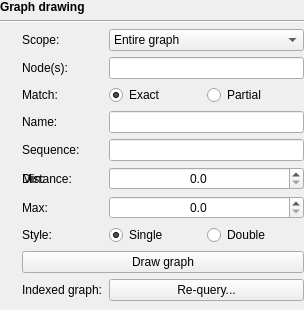
         <widget class="QWidget" name="graphDrawingWidget" native="true">
          <property name="enabled">
           <bool>true</bool>
          </property>
          <layout class="QVBoxLayout" name="verticalLayout_2">
           <property name="leftMargin">
            <number>0</number>
           </property>
           <property name="topMargin">
            <number>0</number>
           </property>
           <property name="rightMargin">
            <number>0</number>
           </property>
           <property name="bottomMargin">
            <number>0</number>
           </property>
           <item>
            <widget class="QLabel" name="label_5">
             <property name="font">
              <font>
               <bold>true</bold>
              </font>
             </property>
             <property name="text">
              <string>Graph drawing</string>
             </property>
            </widget>
           </item>
           <item>
            <widget class="Line" name="line">
             <property name="orientation">
              <enum>Qt::Horizontal</enum>
             </property>
            </widget>
           </item>
           <item>
            <widget class="QWidget" name="graphDrawingWidget_2" native="true">
             <layout class="QGridLayout" name="graphDrawingGridLayout">
              <property name="leftMargin">
               <number>0</number>
              </property>
              <property name="topMargin">
               <number>0</number>
              </property>
              <property name="rightMargin">
               <number>0</number>
              </property>
              <item row="2" column="0">
               <widget class="InfoTextWidget" name="startingNodesMatchTypeInfoText" native="true">
                <property name="enabled">
                 <bool>true</bool>
                </property>
                <property name="sizePolicy">
                 <sizepolicy hsizetype="Fixed" vsizetype="Fixed">
                  <horstretch>0</horstretch>
                  <verstretch>0</verstretch>
                 </sizepolicy>
                </property>
                <property name="minimumSize">
                 <size>
                  <width>16</width>
                  <height>16</height>
                 </size>
                </property>
                <property name="toolTip">
                 <string>When 'Exact' match is used, the graph will only be drawn around nodes that exactly match your above input.&lt;br&gt;&lt;br&gt;
When 'Partial' match is used, the graph will be drawn around nodes where any part of their name matches your above input.</string>
                </property>
               </widget>
              </item>
              <item row="1" column="0">
               <widget class="InfoTextWidget" name="startingNodesInfoText" native="true">
                <property name="enabled">
                 <bool>true</bool>
                </property>
                <property name="sizePolicy">
                 <sizepolicy hsizetype="Fixed" vsizetype="Fixed">
                  <horstretch>0</horstretch>
                  <verstretch>0</verstretch>
                 </sizepolicy>
                </property>
                <property name="minimumSize">
                 <size>
                  <width>16</width>
                  <height>16</height>
                 </size>
                </property>
                <property name="toolTip">
                 <string>Enter a comma-delimited list of node names here. This will define which regions of the graph will be drawn.&lt;br&gt;&lt;br&gt;
When in double mode, you can include '+' or '-' at the end of the node name to specify which strand to draw. If you do not include '+' or '-', then nodes for both strands will be drawn.</string>
                </property>
               </widget>
              </item>
              <item row="0" column="0">
               <widget class="InfoTextWidget" name="graphScopeInfoText" native="true">
                <property name="sizePolicy">
                 <sizepolicy hsizetype="Fixed" vsizetype="Fixed">
                  <horstretch>0</horstretch>
                  <verstretch>0</verstretch>
                 </sizepolicy>
                </property>
                <property name="minimumSize">
                 <size>
                  <width>16</width>
                  <height>16</height>
                 </size>
                </property>
                <property name="toolTip">
                 <string>&lt;html&gt;&lt;head/&gt;&lt;body&gt;&lt;p&gt;This controls how much of the assembly graph will be drawn: &lt;/p&gt;&lt;ul style=&quot;margin-top: 0px; margin-bottom: 0px; margin-left: 0px; margin-right: 0px; -qt-list-indent: 1;&quot;&gt;&lt;li style=&quot; margin-top:12px; margin-bottom:0px; margin-left:0px; margin-right:0px; -qt-block-indent:0; text-indent:0px;&quot;&gt;'Entire graph': all nodes in the graph will be drawn. This is appropriate for smaller graphs, but large graphs may take longer and use large amounts of memory to draw in their entirety.&lt;/li&gt;&lt;li style=&quot; margin-top:0px; margin-bottom:0px; margin-left:0px; margin-right:0px; -qt-block-indent:0; text-indent:0px;&quot;&gt;'Around nodes': you can specify nodes and a distance to limit the drawing to a smaller region of the graph.&lt;/li&gt;&lt;li style=&quot; margin-top:0px; margin-bottom:0px; margin-left:0px; margin-right:0px; -qt-block-indent:0; text-indent:0px;&quot;&gt;'Around query hits': if you have conducted a graph search on this graph, this option will draw the region(s) of the graph around nodes that contain hits.&lt;/li&gt;&lt;li style=&quot; margin-top:0px; margin-bottom:12px; margin-left:0px; margin-right:0px; -qt-block-indent:0; text-indent:0px;&quot;&gt;'Around connected component': draw the entire connected component(s) containing the specified nodes, paths and/or walks. Separate multiple names with commas.&lt;/li&gt;&lt;/ul&gt;&lt;/body&gt;&lt;/html&gt;</string>
                </property>
               </widget>
              </item>
              <item row="2" column="2">
               <widget class="QWidget" name="startingNodesMatchTypeWidget" native="true">
                <layout class="QHBoxLayout" name="horizontalLayout_5">
                 <property name="spacing">
                  <number>0</number>
                 </property>
                 <property name="leftMargin">
                  <number>0</number>
                 </property>
                 <property name="topMargin">
                  <number>0</number>
                 </property>
                 <property name="rightMargin">
                  <number>0</number>
                 </property>
                 <property name="bottomMargin">
                  <number>0</number>
                 </property>
                 <item>
                  <widget class="QRadioButton" name="startingNodesExactMatchRadioButton">
                   <property name="sizePolicy">
                    <sizepolicy hsizetype="Minimum" vsizetype="Fixed">
                     <horstretch>0</horstretch>
                     <verstretch>0</verstretch>
                    </sizepolicy>
                   </property>
                   <property name="focusPolicy">
                    <enum>Qt::StrongFocus</enum>
                   </property>
                   <property name="text">
                    <string>Exact</string>
                   </property>
                   <property name="checked">
                    <bool>true</bool>
                   </property>
                  </widget>
                 </item>
                 <item>
                  <widget class="QRadioButton" name="startingNodesPartialMatchRadioButton">
                   <property name="sizePolicy">
                    <sizepolicy hsizetype="Minimum" vsizetype="Fixed">
                     <horstretch>0</horstretch>
                     <verstretch>0</verstretch>
                    </sizepolicy>
                   </property>
                   <property name="focusPolicy">
                    <enum>Qt::StrongFocus</enum>
                   </property>
                   <property name="text">
                    <string>Partial</string>
                   </property>
                  </widget>
                 </item>
                </layout>
               </widget>
              </item>
              <item row="3" column="0">
               <widget class="InfoTextWidget" name="pathSelectionInfoText" native="true">
                <property name="enabled">
                 <bool>true</bool>
                </property>
                <property name="sizePolicy">
                 <sizepolicy hsizetype="Fixed" vsizetype="Fixed">
                  <horstretch>0</horstretch>
                  <verstretch>0</verstretch>
                 </sizepolicy>
                </property>
                <property name="minimumSize">
                 <size>
                  <width>16</width>
                  <height>16</height>
                 </size>
                </property>
               </widget>
              </item>
              <item row="3" column="1">
               <widget class="QLabel" name="pathSelectionLabel">
                <property name="enabled">
                 <bool>true</bool>
                </property>
                <property name="text">
                 <string>Name:</string>
                </property>
               </widget>
              </item>
              <item row="3" column="2">
               <widget class="QLineEdit" name="pathSelectionLineEdit">
                <property name="enabled">
                 <bool>true</bool>
                </property>
                <property name="sizePolicy">
                 <sizepolicy hsizetype="Minimum" vsizetype="Fixed">
                  <horstretch>0</horstretch>
                  <verstretch>0</verstretch>
                 </sizepolicy>
                </property>
                <property name="focusPolicy">
                 <enum>Qt::StrongFocus</enum>
                </property>
               </widget>
              </item>
              <item row="4" column="0">
               <widget class="InfoTextWidget" name="walkSelectionInfoText" native="true">
                <property name="enabled">
                 <bool>true</bool>
                </property>
                <property name="sizePolicy">
                 <sizepolicy hsizetype="Fixed" vsizetype="Fixed">
                  <horstretch>0</horstretch>
                  <verstretch>0</verstretch>
                 </sizepolicy>
                </property>
                <property name="minimumSize">
                 <size>
                  <width>16</width>
                  <height>16</height>
                 </size>
                </property>
               </widget>
              </item>
              <item row="4" column="1">
               <widget class="QLabel" name="walkSelectionLabel">
                <property name="enabled">
                 <bool>true</bool>
                </property>
                <property name="text">
                 <string>Sequence:</string>
                </property>
               </widget>
              </item>
              <item row="4" column="2">
               <widget class="QLineEdit" name="walkSelectionLineEdit">
                <property name="enabled">
                 <bool>true</bool>
                </property>
                <property name="sizePolicy">
                 <sizepolicy hsizetype="Minimum" vsizetype="Fixed">
                  <horstretch>0</horstretch>
                  <verstretch>0</verstretch>
                 </sizepolicy>
                </property>
                <property name="focusPolicy">
                 <enum>Qt::StrongFocus</enum>
                </property>
               </widget>
              </item>
              <item row="5" column="0">
               <widget class="InfoTextWidget" name="nodeDistanceInfoText" native="true">
                <property name="enabled">
                 <bool>true</bool>
                </property>
                <property name="sizePolicy">
                 <sizepolicy hsizetype="Fixed" vsizetype="Fixed">
                  <horstretch>0</horstretch>
                  <verstretch>0</verstretch>
                 </sizepolicy>
                </property>
                <property name="minimumSize">
                 <size>
                  <width>16</width>
                  <height>16</height>
                 </size>
                </property>
               </widget>
              </item>
              <item row="5" column="1">
               <widget class="QLabel" name="nodeDistanceLabel">
                <property name="enabled">
                 <bool>true</bool>
                </property>
                <property name="text">
                 <string>Distance:</string>
                </property>
               </widget>
              </item>
              <item row="5" column="2">
               <widget class="QSpinBox" name="nodeDistanceSpinBox">
                <property name="enabled">
                 <bool>true</bool>
                </property>
                <property name="sizePolicy">
                 <sizepolicy hsizetype="Minimum" vsizetype="Fixed">
                  <horstretch>0</horstretch>
                  <verstretch>0</verstretch>
                 </sizepolicy>
                </property>
                <property name="focusPolicy">
                 <enum>Qt::StrongFocus</enum>
                </property>
                <property name="alignment">
                 <set>Qt::AlignCenter</set>
                </property>
                <property name="maximum">
                 <number>10000</number>
                </property>
               </widget>
              </item>
              <item row="11" column="0">
               <widget class="InfoTextWidget" name="indexQueryInfoText" native="true">
                <property name="sizePolicy">
                 <sizepolicy hsizetype="Fixed" vsizetype="Fixed">
                  <horstretch>0</horstretch>
                  <verstretch>0</verstretch>
                 </sizepolicy>
                </property>
                <property name="minimumSize">
                 <size>
                  <width>16</width>
                  <height>16</height>
                 </size>
                </property>
                <property name="toolTip">
                 <string>Opens the query window of the gfaidx index the current graph was loaded from, the same one shown when an indexed graph is opened. Run a new subgraph (start nodes) or region (path or walk interval) query there to replace the graph now shown, or load the complete graph. Only available when the current graph was loaded from an index.</string>
                </property>
               </widget>
              </item>
              <item row="11" column="1">
               <widget class="QLabel" name="indexQueryLabel">
                <property name="sizePolicy">
                 <sizepolicy hsizetype="Minimum" vsizetype="Preferred">
                  <horstretch>0</horstretch>
                  <verstretch>0</verstretch>
                 </sizepolicy>
                </property>
                <property name="text">
                 <string>Indexed graph:</string>
                </property>
               </widget>
              </item>
              <item row="11" column="2">
               <widget class="QPushButton" name="indexQueryButton">
                <property name="focusPolicy">
                 <enum>Qt::StrongFocus</enum>
                </property>
                <property name="text">
                 <string>Re-query...</string>
                </property>
               </widget>
              </item>
              <item row="7" column="0">
               <widget class="InfoTextWidget" name="nodeStyleInfoText" native="true">
                <property name="sizePolicy">
                 <sizepolicy hsizetype="Fixed" vsizetype="Fixed">
                  <horstretch>0</horstretch>
                  <verstretch>0</verstretch>
                 </sizepolicy>
                </property>
                <property name="minimumSize">
                 <size>
                  <width>16</width>
                  <height>16</height>
                 </size>
                </property>
                <property name="toolTip">
                 <string>'Single' mode will only one node for each positive/negative pair. This produces a simpler graph visualisation, but strand-specific sequences and directionality will be less clear.&lt;br&gt;&lt;br&gt;
'Double' mode will draw both nodes and their complement nodes. The nodes will show directionality with an arrow head. They will initially be drawn on top of each other, but can be manually moved to separate them.</string>
                </property>
               </widget>
              </item>
              <item row="7" column="2">
               <widget class="QWidget" name="nodeStyleWidget" native="true">
                <layout class="QHBoxLayout" name="horizontalLayout_6">
                 <property name="spacing">
                  <number>0</number>
                 </property>
                 <property name="leftMargin">
                  <number>0</number>
                 </property>
                 <property name="topMargin">
                  <number>0</number>
                 </property>
                 <property name="rightMargin">
                  <number>0</number>
                 </property>
                 <property name="bottomMargin">
                  <number>0</number>
                 </property>
                 <item>
                  <widget class="QRadioButton" name="singleNodesRadioButton">
                   <property name="sizePolicy">
                    <sizepolicy hsizetype="Minimum" vsizetype="Fixed">
                     <horstretch>0</horstretch>
                     <verstretch>0</verstretch>
                    </sizepolicy>
                   </property>
                   <property name="focusPolicy">
                    <enum>Qt::StrongFocus</enum>
                   </property>
                   <property name="text">
                    <string>Single</string>
                   </property>
                   <property name="checked">
                    <bool>true</bool>
                   </property>
                  </widget>
                 </item>
                 <item>
                  <widget class="QRadioButton" name="doubleNodesRadioButton">
                   <property name="sizePolicy">
                    <sizepolicy hsizetype="Minimum" vsizetype="Fixed">
                     <horstretch>0</horstretch>
                     <verstretch>0</verstretch>
                    </sizepolicy>
                   </property>
                   <property name="focusPolicy">
                    <enum>Qt::StrongFocus</enum>
                   </property>
                   <property name="text">
                    <string>Double</string>
                   </property>
                  </widget>
                 </item>
                </layout>
               </widget>
              </item>
              <item row="9" column="1" colspan="2">
               <widget class="QPushButton" name="drawGraphButton">
                <property name="focusPolicy">
                 <enum>Qt::StrongFocus</enum>
                </property>
                <property name="text">
                 <string>Draw graph</string>
                </property>
               </widget>
              </item>
              <item row="7" column="1">
               <widget class="QLabel" name="nodeStyleLabel">
                <property name="sizePolicy">
                 <sizepolicy hsizetype="Minimum" vsizetype="Preferred">
                  <horstretch>0</horstretch>
                  <verstretch>0</verstretch>
                 </sizepolicy>
                </property>
                <property name="text">
                 <string>Style:</string>
                </property>
               </widget>
              </item>
              <item row="1" column="1">
               <widget class="QLabel" name="startingNodesLabel">
                <property name="enabled">
                 <bool>true</bool>
                </property>
                <property name="sizePolicy">
                 <sizepolicy hsizetype="Minimum" vsizetype="Preferred">
                  <horstretch>0</horstretch>
                  <verstretch>0</verstretch>
                 </sizepolicy>
                </property>
                <property name="text">
                 <string>Node(s):</string>
                </property>
               </widget>
              </item>
              <item row="1" column="2">
               <widget class="QLineEdit" name="startingNodesLineEdit">
                <property name="enabled">
                 <bool>true</bool>
                </property>
                <property name="sizePolicy">
                 <sizepolicy hsizetype="Minimum" vsizetype="Fixed">
                  <horstretch>0</horstretch>
                  <verstretch>0</verstretch>
                 </sizepolicy>
                </property>
                <property name="focusPolicy">
                 <enum>Qt::StrongFocus</enum>
                </property>
               </widget>
              </item>
              <item row="0" column="2">
               <widget class="QComboBox" name="graphScopeComboBox">
                <property name="sizePolicy">
                 <sizepolicy hsizetype="Minimum" vsizetype="Fixed">
                  <horstretch>0</horstretch>
                  <verstretch>0</verstretch>
                 </sizepolicy>
                </property>
                <property name="focusPolicy">
                 <enum>Qt::StrongFocus</enum>
                </property>
                <item>
                 <property name="text">
                  <string>Entire graph</string>
                 </property>
                </item>
                <item>
                 <property name="text">
                  <string>Around nodes</string>
                 </property>
                </item>
                <item>
                 <property name="text">
                  <string>Around paths</string>
                 </property>
                </item>
                <item>
                 <property name="text">
                  <string>Around sequence walk</string>
                 </property>
                </item>
                <item>
                 <property name="text">
                  <string>Around query hits</string>
                 </property>
                </item>
                <item>
                 <property name="text">
                  <string>Depth range</string>
                 </property>
                </item>
                <item>
                 <property name="text">
                  <string>Around connected component</string>
                 </property>
                </item>
               </widget>
              </item>
              <item row="0" column="1">
               <widget class="QLabel" name="graphScopeLabel">
                <property name="sizePolicy">
                 <sizepolicy hsizetype="Minimum" vsizetype="Preferred">
                  <horstretch>0</horstretch>
                  <verstretch>0</verstretch>
                 </sizepolicy>
                </property>
                <property name="text">
                 <string>Scope:</string>
                </property>
               </widget>
              </item>
              <item row="2" column="1">
               <widget class="QLabel" name="startingNodesMatchTypeLabel">
                <property name="enabled">
                 <bool>true</bool>
                </property>
                <property name="sizePolicy">
                 <sizepolicy hsizetype="Minimum" vsizetype="Preferred">
                  <horstretch>0</horstretch>
                  <verstretch>0</verstretch>
                 </sizepolicy>
                </property>
                <property name="text">
                 <string>Match:</string>
                </property>
               </widget>
              </item>
              <item row="5" column="2">
               <widget class="QDoubleSpinBox" name="minDepthSpinBox">
                <property name="focusPolicy">
                 <enum>Qt::StrongFocus</enum>
                </property>
                <property name="alignment">
                 <set>Qt::AlignCenter</set>
                </property>
                <property name="decimals">
                 <number>1</number>
                </property>
                <property name="maximum">
                 <double>1000000.000000000000000</double>
                </property>
               </widget>
              </item>
              <item row="5" column="0">
               <widget class="InfoTextWidget" name="minDepthInfoText" native="true">
                <property name="sizePolicy">
                 <sizepolicy hsizetype="Fixed" vsizetype="Fixed">
                  <horstretch>0</horstretch>
                  <verstretch>0</verstretch>
                 </sizepolicy>
                </property>
                <property name="minimumSize">
                 <size>
                  <width>16</width>
                  <height>16</height>
                 </size>
                </property>
                <property name="toolTip">
                 <string>&lt;html&gt;&lt;head/&gt;&lt;body&gt;&lt;p&gt;This is the lower bound for the depth range. Nodes with a read &lt;/p&gt;&lt;p&gt;depth less than this value will not be drawn.&lt;/p&gt;&lt;/body&gt;&lt;/html&gt;</string>
                </property>
               </widget>
              </item>
              <item row="9" column="0">
               <widget class="InfoTextWidget" name="drawGraphInfoText" native="true">
                <property name="sizePolicy">
                 <sizepolicy hsizetype="Fixed" vsizetype="Fixed">
                  <horstretch>0</horstretch>
                  <verstretch>0</verstretch>
                 </sizepolicy>
                </property>
                <property name="minimumSize">
                 <size>
                  <width>16</width>
                  <height>16</height>
                 </size>
                </property>
                <property name="toolTip">
                 <string>&lt;html&gt;&lt;head/&gt;&lt;body&gt;&lt;p&gt;Clicking this button will conduct the graph layout and draw the graph to the screen. This process is fast for small graphs but can be resource-intensive for large graphs.&lt;br/&gt;&lt;br/&gt;The layout algorithm uses a random seed, so each time this button is clicked you will give different layouts of the same graph.&lt;/p&gt;&lt;/body&gt;&lt;/html&gt;</string>
                </property>
               </widget>
              </item>
              <item row="5" column="1">
               <widget class="QLabel" name="minDepthLabel">
                <property name="sizePolicy">
                 <sizepolicy hsizetype="Minimum" vsizetype="Preferred">
                  <horstretch>0</horstretch>
                  <verstretch>0</verstretch>
                 </sizepolicy>
                </property>
                <property name="text">
                 <string>Min:</string>
                </property>
               </widget>
              </item>
              <item row="6" column="0">
               <widget class="InfoTextWidget" name="maxDepthInfoText" native="true">
                <property name="sizePolicy">
                 <sizepolicy hsizetype="Fixed" vsizetype="Fixed">
                  <horstretch>0</horstretch>
                  <verstretch>0</verstretch>
                 </sizepolicy>
                </property>
                <property name="minimumSize">
                 <size>
                  <width>16</width>
                  <height>16</height>
                 </size>
                </property>
                <property name="toolTip">
                 <string>&lt;html&gt;&lt;head/&gt;&lt;body&gt;&lt;p&gt;This is the upper bound for the depth range. Nodes with a read depth greater than this value will not be drawn.&lt;/p&gt;&lt;/body&gt;&lt;/html&gt;</string>
                </property>
               </widget>
              </item>
              <item row="6" column="1">
               <widget class="QLabel" name="maxDepthLabel">
                <property name="sizePolicy">
                 <sizepolicy hsizetype="Minimum" vsizetype="Preferred">
                  <horstretch>0</horstretch>
                  <verstretch>0</verstretch>
                 </sizepolicy>
                </property>
                <property name="text">
                 <string>Max:</string>
                </property>
               </widget>
              </item>
              <item row="6" column="2">
               <widget class="QDoubleSpinBox" name="maxDepthSpinBox">
                <property name="focusPolicy">
                 <enum>Qt::StrongFocus</enum>
                </property>
                <property name="alignment">
                 <set>Qt::AlignCenter</set>
                </property>
                <property name="decimals">
                 <number>1</number>
                </property>
                <property name="maximum">
                 <double>1000000.000000000000000</double>
                </property>
               </widget>
              </item>
             </layout>
            </widget>
           </item>
          </layout>
         </widget>
